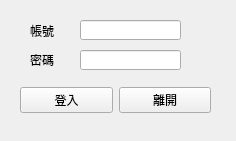
<?xml version="1.0" encoding="UTF-8"?>
<ui version="4.0">
 <class>MainWindow</class>
 <widget class="QMainWindow" name="MainWindow">
  <property name="geometry">
   <rect>
    <x>0</x>
    <y>0</y>
    <width>236</width>
    <height>141</height>
   </rect>
  </property>
  <property name="windowTitle">
   <string>MainWindow</string>
  </property>
  <widget class="QWidget" name="centralWidget">
   <widget class="QWidget" name="horizontalLayoutWidget">
    <property name="geometry">
     <rect>
      <x>20</x>
      <y>80</y>
      <width>191</width>
      <height>41</height>
     </rect>
    </property>
    <layout class="QHBoxLayout" name="horizontalLayout">
     <item>
      <widget class="QPushButton" name="pushButton">
       <property name="text">
        <string>登入</string>
       </property>
      </widget>
     </item>
     <item>
      <widget class="QPushButton" name="pushButton_2">
       <property name="text">
        <string>離開</string>
       </property>
      </widget>
     </item>
    </layout>
   </widget>
   <widget class="QLabel" name="label">
    <property name="geometry">
     <rect>
      <x>30</x>
      <y>20</y>
      <width>47</width>
      <height>21</height>
     </rect>
    </property>
    <property name="text">
     <string>帳號</string>
    </property>
   </widget>
   <widget class="QLabel" name="label_2">
    <property name="geometry">
     <rect>
      <x>30</x>
      <y>50</y>
      <width>47</width>
      <height>20</height>
     </rect>
    </property>
    <property name="text">
     <string>密碼</string>
    </property>
   </widget>
   <widget class="QLineEdit" name="lineEdit">
    <property name="geometry">
     <rect>
      <x>80</x>
      <y>20</y>
      <width>101</width>
      <height>20</height>
     </rect>
    </property>
   </widget>
   <widget class="QLineEdit" name="lineEdit_2">
    <property name="geometry">
     <rect>
      <x>80</x>
      <y>50</y>
      <width>101</width>
      <height>20</height>
     </rect>
    </property>
   </widget>
  </widget>
 </widget>
 <resources/>
 <connections>
  <connection>
   <sender>pushButton_2</sender>
   <signal>clicked()</signal>
   <receiver>MainWindow</receiver>
   <slot>close()</slot>
   <hints>
    <hint type="sourcelabel">
     <x>112</x>
     <y>111</y>
    </hint>
    <hint type="destinationlabel">
     <x>259</x>
     <y>162</y>
    </hint>
   </hints>
  </connection>
 </connections>
</ui>
